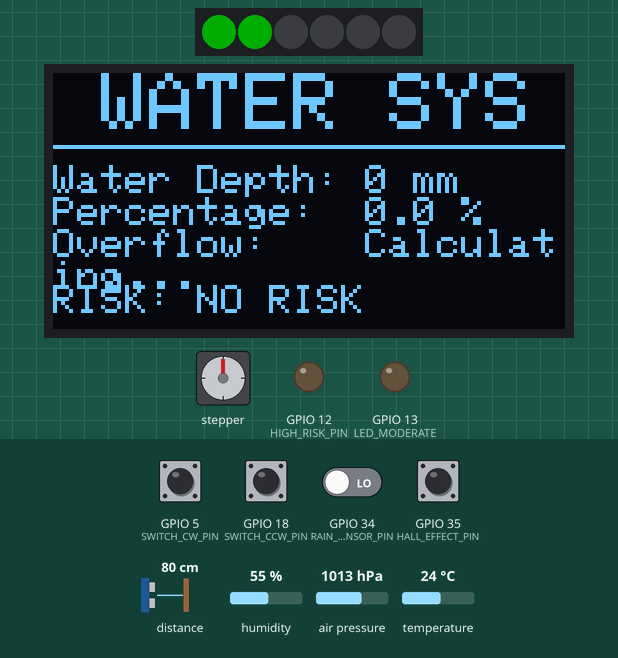
Simulated run of this sketch. Board: ESP32. Shown: 6 RGB LEDs in strip order, left to right, 128×64 one-colour display, stepper motor, output pins drawn as LEDs (lit = HIGH). The inputs (shaded band) are chosen by the test bench; at power-on: GPIO 5 (SWITCH_CW_PIN), GPIO 18 (SWITCH_CCW_PIN), GPIO 35 (HALL_EFFECT_PIN) HIGH, GPIO 34 (RAIN_SENSOR_PIN) LOW, distance to the obstacle 80 cm, humidity 55 %, air pressure 1013 hPa, temperature 24 °C. Dim RGB values are drawn brighter than linear; WiFi joins after 1.5 s; servers stay silent unless stated; the local clock reads 2024-03-15 10:24:30 at power-on unless the sketch sets it; the modem accepts every AT command (registered, SIM ready, sends succeed) and sends nothing else; stepper angles assume 2048 steps per turn; what the sketch prints to the serial monitor is not drawn.

Above: at 8.6 s.
8.7 s: distance to the obstacle set to 14 cm
17.5 s: distance to the obstacle set to 11 cm
At 18.7 s:
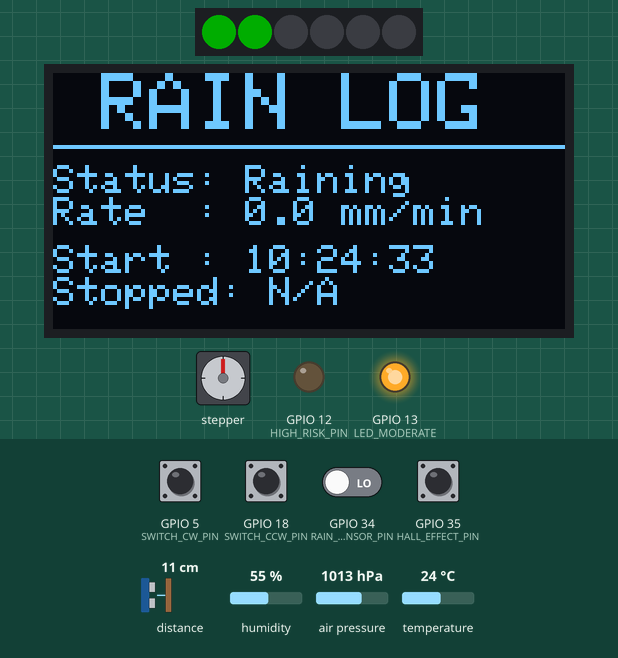
24.1 s: GPIO 5 (SWITCH_CW_PIN) pulled LOW for 0.15 s
At 27.5 s:
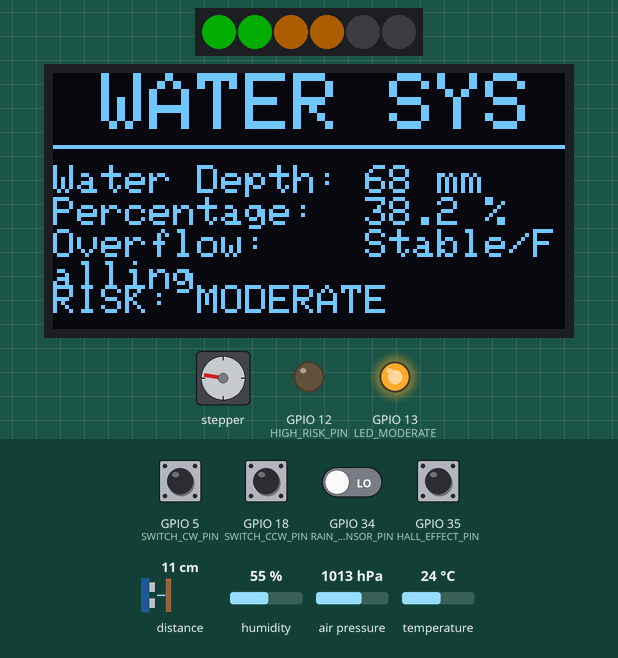
33.3 s: GPIO 34 (RAIN_SENSOR_PIN) driven HIGH
At 38.1 s:
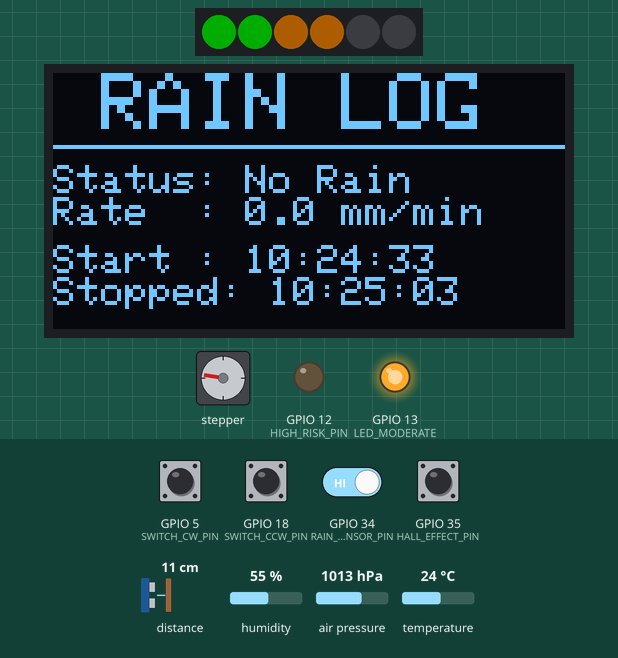
42.3 s: distance to the obstacle set to 7 cm
At 42.8 s:
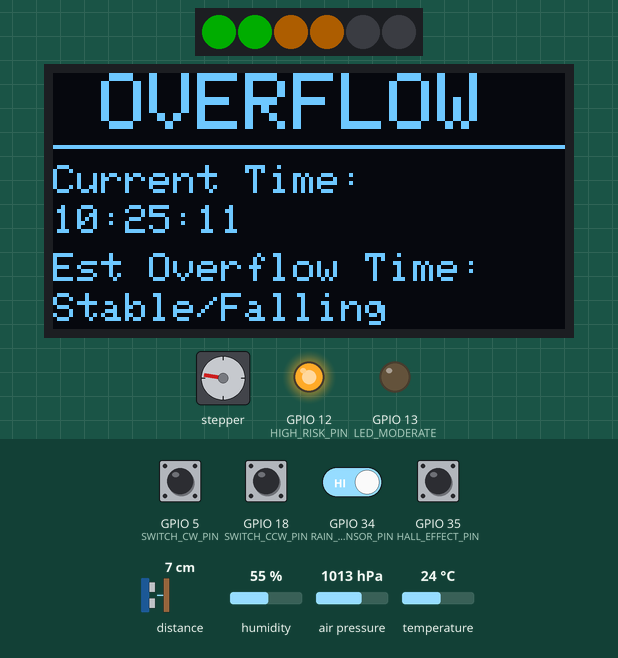
48.6 s: GPIO 34 (RAIN_SENSOR_PIN) driven LOW
At 57.09 s:
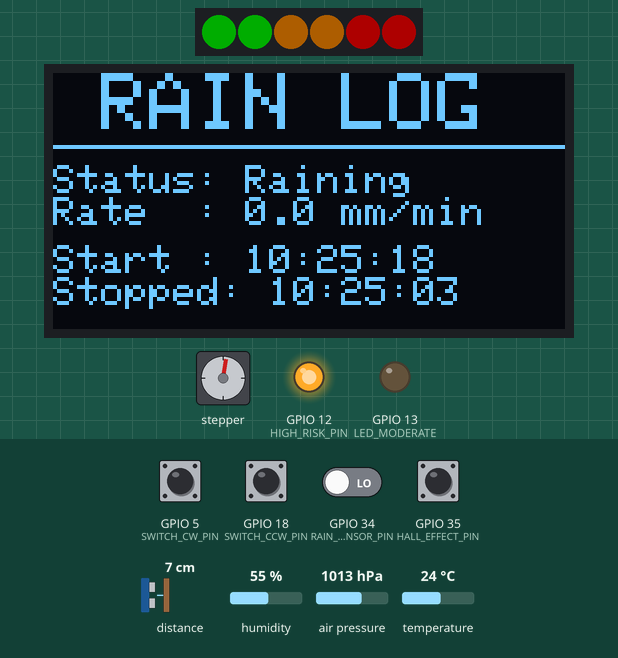
Timing chart, 0 to 57.8 s (numbered marks = the images above; inputs shaded):
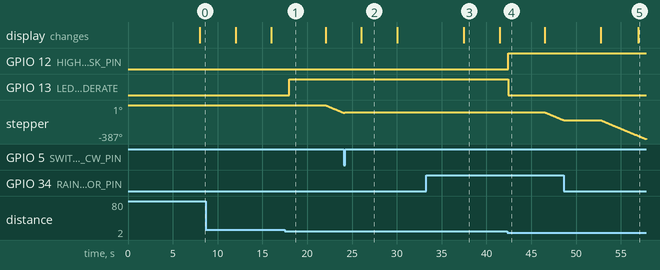

The sketch:

Final_code.ino
```cpp
#define BLYNK_TEMPLATE_ID "TMPL6A-KXNIWv"
#define BLYNK_TEMPLATE_NAME "FLOODsf"
#define BLYNK_AUTH_TOKEN    "ebxkfVnk_9Gi5V4_g3G2OkdBstfsifshfZ"

#include "Adafruit_VL53L0X.h"
#include <Stepper.h>
#include "DHT.h"
#include <Wire.h>
#include <Adafruit_BMP280.h>
#include "RTClib.h"
#include <Adafruit_GFX.h>
#include <Adafruit_SSD1306.h>
#include <HardwareSerial.h>

#include <WiFi.h>
#include <WiFiClient.h>
#include <BlynkSimpleEsp32.h>


#include <Adafruit_NeoPixel.h>

char ssid[] = "********";//WIFI ID
char pass[] = "********";//WIFI PASSWORD

const int MAX_DISTANCE_EMPTY = 178;
const int STEPS_PER_REVOLUTION = 2048;
#define SCREEN_WIDTH 128
#define SCREEN_HEIGHT 64
#define OLED_RESET    -1

const int LED_MODERATE = 13;
const int HIGH_RISK_PIN = 12;
const int DHT_PIN = 23;
const int RAIN_SENSOR_PIN = 34;
const int GSM_RX_PIN = 16;
const int GSM_TX_PIN = 17;
const int HALL_EFFECT_PIN = 35;

const int SWITCH_CW_PIN = 5;
const int SWITCH_CCW_PIN = 18;

#define NEOPIXEL_PIN    4
#define NUM_LEDS        6

#define DHTTYPE DHT22

const String TARGET_PHONE = "+94*********";//Add your phone number.

Stepper myStepper(STEPS_PER_REVOLUTION, 25, 27, 26, 14);
Adafruit_VL53L0X lox = Adafruit_VL53L0X();
DHT dht(DHT_PIN, DHTTYPE);
Adafruit_BMP280 bmp;
RTC_DS3231 rtc;
Adafruit_SSD1306 display(SCREEN_WIDTH, SCREEN_HEIGHT, &Wire, OLED_RESET);
Adafruit_NeoPixel pixels(NUM_LEDS, NEOPIXEL_PIN, NEO_GRB + NEO_KHZ800);

HardwareSerial gsmSerial(2);


int currentState = 0;
int measuredDistance = 0;
int waterDepth = 0;
float percentage = 0.0;

float temperatureC = 0.0;
float humidity = 0.0;
float pressureHPa = 0.0;

bool isRaining = false;
bool lastRainState = false;
String rainStartTime = "N/A";
String rainStopTime = "N/A";
String rainStatusMessage = "No Rain";

String estimatedOverflowTimeStr = "Stable";
float previousWaterDepthMM = 0.0;
uint32_t previousTimeSec = 0;

const float MM_PER_TIP = 2.0;
volatile unsigned long totalTips = 0;
volatile unsigned long lastTipTime = 0;
const unsigned long DEBOUNCE_DELAY = 150;

const int MAX_TIPS_TRACKED = 40;
volatile unsigned long tipTimestamps[MAX_TIPS_TRACKED];
volatile int tipHead = 0;
volatile int tipTail = 0;
volatile int tipCountInWindow = 0;

float rainIntensity = 0.0;


long targetStepPosition = 0;
long currentStepPosition = 0;

unsigned long lastSensorReadTime = 0;
const unsigned long SENSOR_INTERVAL = 1000;

unsigned long lastOledUpdateTime = 0;
const unsigned long OLED_INTERVAL = 4000;
int oledScreenPage = 0;


unsigned long lastBlynkUpdateTime = 0;
const unsigned long BLYNK_INTERVAL = 2000;


void IRAM_ATTR resetBucketTipISR();
void calculateRainIntensity();
void readDistanceAndCalculate();
void calculateOverflowEstimation();
void evaluateRiskState();
void readEnvironment();
void readBarometer();
void checkRainStatus();
bool checkPriorityManualControl();
void runMotorNonBlocking();
void updateOLEDDisplay();
String getFormattedTime(DateTime dt);
void sendSMS(String message);
void triggerEnvironmentalSMS(String eventLabel, String timestamp);
void sendDataToBlynk();
void updateLEDs();


void IRAM_ATTR resetBucketTipISR() {
  unsigned long currentTime = millis();
  if (currentTime - lastTipTime > DEBOUNCE_DELAY) {
    totalTips++;
    lastTipTime = currentTime;

    int nextHead = (tipHead + 1) % MAX_TIPS_TRACKED;
    if (nextHead != tipTail) {
      tipTimestamps[tipHead] = currentTime;
      tipHead = nextHead;
      tipCountInWindow++;
    }
  }
}

void setup() {
  Serial.begin(115200);

  gsmSerial.begin(9600, SERIAL_8N1, GSM_RX_PIN, GSM_TX_PIN);

  pinMode(LED_MODERATE, OUTPUT);
  pinMode(HIGH_RISK_PIN, OUTPUT);
  pinMode(RAIN_SENSOR_PIN, INPUT);


  pinMode(SWITCH_CW_PIN, INPUT_PULLUP);
  pinMode(SWITCH_CCW_PIN, INPUT_PULLUP);

  pinMode(HALL_EFFECT_PIN, INPUT_PULLUP);
  attachInterrupt(digitalPinToInterrupt(HALL_EFFECT_PIN), resetBucketTipISR, FALLING);

  digitalWrite(LED_MODERATE, LOW);
  digitalWrite(HIGH_RISK_PIN, LOW);


  pixels.begin();
  pixels.setBrightness(50);
  updateLEDs();

  myStepper.setSpeed(8);

  if(!display.begin(SSD1306_SWITCHCAPVCC, 0x3C)) {
    Serial.println(F("SSD1306 OLED allocation failed"));
    while(1);
  }
  display.clearDisplay();
  display.setTextSize(1);
  display.setTextColor(SSD1306_WHITE);
  display.setCursor(0,0);
  display.println("Connecting Blynk...");
  display.display();

  Blynk.begin(BLYNK_AUTH_TOKEN, ssid, pass);

  if (!lox.begin()) {
    Serial.println("Failed to boot VL53L0X. Check wiring!");
    while(1);
  }

  dht.begin();
  bmp.begin(0x76);
  rtc.begin();

  if (rtc.lostPower()) {
    rtc.adjust(DateTime(F(__DATE__), F(__TIME__)));
  }

  delay(1000);
  gsmSerial.println("AT");
  delay(500);
  gsmSerial.println("AT+CMGF=1");
  delay(500);

  Serial.println("All Systems Ready!");
}

void loop() {
  Blynk.run();

  bool isManualActive = checkPriorityManualControl();

  checkRainStatus();
  calculateRainIntensity();

  if (millis() - lastSensorReadTime >= SENSOR_INTERVAL) {
    lastSensorReadTime = millis();

    bool isMotorMoving = (currentStepPosition != targetStepPosition) || isManualActive;

    if (!isMotorMoving) {
      readDistanceAndCalculate();
      calculateOverflowEstimation();
      evaluateRiskState();
    } else {
      Serial.print("ToF Paused (Motor Active) | ");
    }

    readEnvironment();
    readBarometer();

    Serial.print("DHT_T: "); Serial.print(temperatureC, 1);
    Serial.print("C | Hum: "); Serial.print(humidity, 1);
    Serial.print("% | Pres: "); Serial.print(pressureHPa, 1);
    Serial.print(" hPa | Rain: "); Serial.print(rainStatusMessage);
    Serial.print(" | Intensity: "); Serial.print(rainIntensity, 1); Serial.print(" mm/min");
    Serial.print(" | Est. Overflow: "); Serial.print(estimatedOverflowTimeStr);
    if (currentState == 2) Serial.println(" | STATUS: HIGH RISK");
    else if (currentState == 1) Serial.println(" | STATUS: Moderate Risk");
    else Serial.println(" | STATUS: No Risk");
  }

  if (millis() - lastBlynkUpdateTime >= BLYNK_INTERVAL) {
    lastBlynkUpdateTime = millis();
    sendDataToBlynk();
  }

  if (millis() - lastOledUpdateTime >= OLED_INTERVAL) {
    lastOledUpdateTime = millis();
    updateOLEDDisplay();
    oledScreenPage = (oledScreenPage + 1) % 4;
  }

  if (!isManualActive) {
    runMotorNonBlocking();
  }
}

bool checkPriorityManualControl() {
  bool cwActive = (digitalRead(SWITCH_CW_PIN) == LOW);
  bool ccwActive = (digitalRead(SWITCH_CCW_PIN) == LOW);

  if (cwActive) {
    myStepper.setSpeed(8);
    myStepper.step(10);
    currentStepPosition += 10;
    targetStepPosition = currentStepPosition;
    myStepper.setSpeed(8);
    return true;
  }
  else if (ccwActive) {
    myStepper.setSpeed(8);
    myStepper.step(-10);
    currentStepPosition -= 10;
    targetStepPosition = currentStepPosition;
    myStepper.setSpeed(8);
    return true;
  }

  return false;
}

void calculateRainIntensity() {
  unsigned long now = millis();

  noInterrupts();
  while (tipCountInWindow > 0 && (now - tipTimestamps[tipTail] > 60000)) {
    tipTail = (tipTail + 1) % MAX_TIPS_TRACKED;
    tipCountInWindow--;
  }
  int currentValidTips = tipCountInWindow;
  interrupts();

  rainIntensity = currentValidTips * MM_PER_TIP;
}

void sendDataToBlynk() {
  if (Blynk.connected()) {
    DateTime now = rtc.now();
    String currentTimeStr = getFormattedTime(now);

    Blynk.virtualWrite(V0, measuredDistance);
    Blynk.virtualWrite(V1, percentage);
    Blynk.virtualWrite(V2, temperatureC);
    Blynk.virtualWrite(V3, humidity);
    Blynk.virtualWrite(V4, pressureHPa);
    Blynk.virtualWrite(V5, rainStatusMessage);
    Blynk.virtualWrite(V6, currentTimeStr);
    Blynk.virtualWrite(V7, rainIntensity);
    Blynk.virtualWrite(V8, estimatedOverflowTimeStr);
  }
}

void readDistanceAndCalculate() {
  VL53L0X_RangingMeasurementData_t measure;
  lox.rangingTest(&measure, false);

  if (measure.RangeStatus != 4) {
    measuredDistance = measure.RangeMilliMeter;
    waterDepth = MAX_DISTANCE_EMPTY - measuredDistance;

    if (waterDepth < 0) waterDepth = 0;
    if (waterDepth > MAX_DISTANCE_EMPTY) waterDepth = MAX_DISTANCE_EMPTY;
    percentage = ((float)waterDepth / MAX_DISTANCE_EMPTY) * 100.0;
  }
}

void calculateOverflowEstimation() {
  DateTime now = rtc.now();
  uint32_t currentTimeSec = now.unixtime();

  if (previousTimeSec == 0) {
    previousTimeSec = currentTimeSec;
    previousWaterDepthMM = waterDepth;
    estimatedOverflowTimeStr = "Calculating...";
    return;
  }

  uint32_t timeDeltaSec = currentTimeSec - previousTimeSec;
  if (timeDeltaSec < 2) return;

  float depthDeltaMM = (float)waterDepth - previousWaterDepthMM;
  float rateOfRiseMMPerSec = depthDeltaMM / (float)timeDeltaSec;

  float remainingDepthMM = (float)MAX_DISTANCE_EMPTY - waterDepth;

  if (remainingDepthMM <= 0) {
    estimatedOverflowTimeStr = "OVERFLOWING!";
  }
  else if (rateOfRiseMMPerSec > 0.05) {
    uint32_t secondsToOverflow = (uint32_t)(remainingDepthMM / rateOfRiseMMPerSec);
    DateTime overflowTime = now + TimeSpan(secondsToOverflow);

    char buffer[12];
    snprintf(buffer, sizeof(buffer), "%02d:%02d:%02d", overflowTime.hour(), overflowTime.minute(), overflowTime.second());
    estimatedOverflowTimeStr = String(buffer);
  }
  else {
    estimatedOverflowTimeStr = "Stable/Falling";
  }

  previousWaterDepthMM = waterDepth;
  previousTimeSec = currentTimeSec;
}

void readEnvironment() {
  humidity = dht.readHumidity();
  temperatureC = dht.readTemperature();
}

void readBarometer() {
  pressureHPa = bmp.readPressure() / 100.0;
}

void checkRainStatus() {
  isRaining = (digitalRead(RAIN_SENSOR_PIN) == LOW);

  if (isRaining && !lastRainState) {
    DateTime now = rtc.now();
    rainStartTime = getFormattedTime(now);
    rainStatusMessage = "Raining";
    triggerEnvironmentalSMS("RAIN STARTED", rainStartTime);
  }
  else if (!isRaining && lastRainState) {
    DateTime now = rtc.now();
    rainStopTime = getFormattedTime(now);
    rainStatusMessage = "No Rain";
    triggerEnvironmentalSMS("RAIN STOPPED", rainStopTime);
  }

  lastRainState = isRaining;
}

void triggerEnvironmentalSMS(String eventLabel, String timestamp) {
  String textPayload = "[" + eventLabel + "]\n";
  textPayload += "Time: " + timestamp + "\n";
  textPayload += "Water Lvl: " + String(percentage, 1) + "%\n";
  textPayload += "Est Overflow: " + estimatedOverflowTimeStr + "\n";
  textPayload += "Intensity: " + String(rainIntensity, 1) + "mm/min\n";
  textPayload += "Temp: " + String(temperatureC, 1) + "C\n";
  textPayload += "Humidity: " + String(humidity, 1) + "%\n";
  textPayload += "Pressure: " + String(pressureHPa, 1) + "hPa\n";

  sendSMS(textPayload);
}

void evaluateRiskState() {
  if (percentage >= 50.0) {
    digitalWrite(HIGH_RISK_PIN, HIGH);
    digitalWrite(LED_MODERATE, LOW);

    if (currentState == 1) {
      targetStepPosition += (-5 * STEPS_PER_REVOLUTION);
      sendSMS("ALERT: Water level entered HIGH RISK!\nLevel: " + String(percentage, 1) + "%\nEst Overflow: " + estimatedOverflowTimeStr + "\nIntensity: " + String(rainIntensity, 1) + "mm/min");
      if (Blynk.connected()) Blynk.logEvent("high_risk", "Water level entered HIGH RISK! Est Overflow: " + estimatedOverflowTimeStr);
    }
    else if (currentState == 0) {
      targetStepPosition += (-5 * STEPS_PER_REVOLUTION);
      sendSMS("CRITICAL ALERT: Water level jumped to HIGH RISK!\nLevel: " + String(percentage, 1) + "%\nEst Overflow: " + estimatedOverflowTimeStr + "\nIntensity: " + String(rainIntensity, 1) + "mm/min");
      if (Blynk.connected()) Blynk.logEvent("high_risk", "CRITICAL: Water level jumped to HIGH RISK! Est Overflow: " + estimatedOverflowTimeStr);
    }
    currentState = 2;
  }
  else if (percentage >= 30.0 && percentage < 50.0) {
    digitalWrite(HIGH_RISK_PIN, LOW);
    digitalWrite(LED_MODERATE, HIGH);

    if (currentState == 0) {
      targetStepPosition += (-5 * STEPS_PER_REVOLUTION);
      sendSMS("RISK ALERT: Water level is MODERATE.\nLevel: " + String(percentage, 1) + "%\nEst Overflow: " + estimatedOverflowTimeStr + "\nIntensity: " + String(rainIntensity, 1) + "mm/min");
      if (Blynk.connected()) Blynk.logEvent("moderate_risk", "Water level is MODERATE. Est Overflow: " + estimatedOverflowTimeStr);
    }
    else if (currentState == 2) {
      targetStepPosition += (5 * STEPS_PER_REVOLUTION);
      sendSMS("STATUS UPDATE: Risk downgraded to MODERATE.\nLevel: " + String(percentage, 1) + "%\nEst Overflow: " + estimatedOverflowTimeStr);
      if (Blynk.connected()) Blynk.logEvent("moderate_risk", "Risk downgraded to MODERATE. Est Overflow: " + estimatedOverflowTimeStr);
    }
    currentState = 1;
  }
  else {
    digitalWrite(HIGH_RISK_PIN, LOW);
    digitalWrite(LED_MODERATE, LOW);

    if (currentState == 1) {
      targetStepPosition += (5 * STEPS_PER_REVOLUTION);
      sendSMS("STATUS UPDATE: Back to LOW RISK.\nLevel: " + String(percentage, 1) + "%\nEst Overflow: " + estimatedOverflowTimeStr);
      if (Blynk.connected()) Blynk.logEvent("low_risk", "System back to LOW RISK. Est Overflow: " + estimatedOverflowTimeStr);
    }
    else if (currentState == 2) {
      targetStepPosition += (5 * STEPS_PER_REVOLUTION);
      sendSMS("STATUS UPDATE: Risk cleared to LOW RISK.\nLevel: " + String(percentage, 1) + "%\nEst Overflow: " + estimatedOverflowTimeStr);
      if (Blynk.connected()) Blynk.logEvent("low_risk", "Risk cleared completely to LOW RISK. Est Overflow: " + estimatedOverflowTimeStr);
    }
    currentState = 0;
  }

  updateLEDs();
}

void updateLEDs() {
  pixels.clear();

  if (currentState == 0) {
    pixels.setPixelColor(0, pixels.Color(0, 255, 0));
    pixels.setPixelColor(1, pixels.Color(0, 255, 0));
  }
  else if (currentState == 1) {
    pixels.setPixelColor(0, pixels.Color(0, 255, 0));
    pixels.setPixelColor(1, pixels.Color(0, 255, 0));
    pixels.setPixelColor(2, pixels.Color(255, 140, 0));
    pixels.setPixelColor(3, pixels.Color(255, 140, 0));
  }
  else if (currentState == 2) {
    pixels.setPixelColor(0, pixels.Color(0, 255, 0));
    pixels.setPixelColor(1, pixels.Color(0, 255, 0));
    pixels.setPixelColor(2, pixels.Color(255, 140, 0));
    pixels.setPixelColor(3, pixels.Color(255, 140, 0));
    pixels.setPixelColor(4, pixels.Color(255, 0, 0));
    pixels.setPixelColor(5, pixels.Color(255, 0, 0));
  }

  pixels.show();
}

void sendSMS(String message) {
  Serial.println("--- Sending SMS Outbound ---");
  gsmSerial.print("AT+CMGS=\"");
  gsmSerial.print(TARGET_PHONE);
  gsmSerial.println("\"");
  delay(500);
  gsmSerial.print(message);
  delay(500);
  gsmSerial.write(26);
  delay(3000); // Scaled down delay to improve loop responsiveness
  Serial.println("--- SMS Sent Confirmed ---");
}

void updateOLEDDisplay() {
  display.clearDisplay();
  display.setTextSize(1);
  display.setTextColor(SSD1306_WHITE);

  switch(oledScreenPage) {
    case 0:
      display.setCursor(0, 0);
      display.setTextSize(2);
      display.println(" WATER SYS");
      display.drawFastHLine(0, 18, 128, SSD1306_WHITE);

      display.setTextSize(1);
      display.setCursor(0, 23);
      display.print("Water Depth: "); display.print(waterDepth); display.println(" mm");
      display.print("Percentage:  "); display.print(percentage, 1); display.println(" %");
      display.print("Overflow:    "); display.println(estimatedOverflowTimeStr);
      display.setCursor(0, 53);
      display.print("RISK: ");
      if (currentState == 2) display.println("HIGH RISK");
      else if (currentState == 1) display.println("MODERATE");
      else display.println("NO RISK");
      break;

    case 1:
      display.setCursor(0, 0);
      display.setTextSize(2);
      display.println(" ENV SENSE");
      display.drawFastHLine(0, 18, 128, SSD1306_WHITE);

      display.setTextSize(1);
      display.setCursor(0, 25);
      display.print("Temp:        "); display.print(temperatureC, 1); display.println(" C");
      display.print("Humidity:    "); display.print(humidity, 1); display.println(" %");
      display.print("Pressure:    "); display.print(pressureHPa, 1); display.println(" hPa");
      break;

    case 2:
      display.setCursor(0, 0);
      display.setTextSize(2);
      display.println(" RAIN LOG");
      display.drawFastHLine(0, 18, 128, SSD1306_WHITE);

      display.setTextSize(1);
      display.setCursor(0, 23);
      display.print("Status: "); display.println(rainStatusMessage);
      display.print("Rate  : "); display.print(rainIntensity, 1); display.println(" mm/min");
      display.setCursor(0, 43);
      display.print("Start : "); display.println(rainStartTime);
      display.print("Stopped: "); display.println(rainStopTime);
      break;

    case 3:
      display.setCursor(0, 0);
      display.setTextSize(2);
      display.println(" OVERFLOW");
      display.drawFastHLine(0, 18, 128, SSD1306_WHITE);

      display.setTextSize(1);
      display.setCursor(0, 23);
      display.print("Current Time:");
      display.setCursor(0, 33);
      display.println(getFormattedTime(rtc.now()));

      display.setCursor(0, 45);
      display.print("Est Overflow Time:");
      display.setCursor(0, 55);
      display.setTextSize(1);
      display.println(estimatedOverflowTimeStr);
      break;
  }
  display.display();
}

String getFormattedTime(DateTime dt) {
  char buf[] = "hh:mm:ss";
  return String(dt.toString(buf));
}

void runMotorNonBlocking() {
  if (currentStepPosition < targetStepPosition) {
    myStepper.step(1);
    currentStepPosition++;
  }
  else if (currentStepPosition > targetStepPosition) {
    myStepper.step(-1);
    currentStepPosition--;
  }
}
```

Measured:
- the behaviour switches between 13 and 12 cm on distance to the obstacle (found by bisection; images 0 and 1)
- the behaviour switches between 9 and 8 cm on distance to the obstacle (found by bisection; images 3 and 4)
- after the input at 17.5 s, GPIO 13 (LED_MODERATE): LOW → HIGH after 0.47 s; stepper: keeps turning counter-clockwise at about 43°/s, starting after 4.5 s
- after the input at 24.1 s, the display: changes after 1.9 s (image 2)
- after the input at 33.3 s, the display: changes after 4.2 s (image 3)
- after the input at 42.3 s, GPIO 12 (HIGH_RISK_PIN): LOW → HIGH after 0.12 s; GPIO 13 (LED_MODERATE): HIGH → LOW after 0.12 s; stepper: keeps turning counter-clockwise at about 43°/s, starting after 4.2 s
- what the display in image 2 shows lasts 4.0 s, from 26.0 s to 30.0 s
